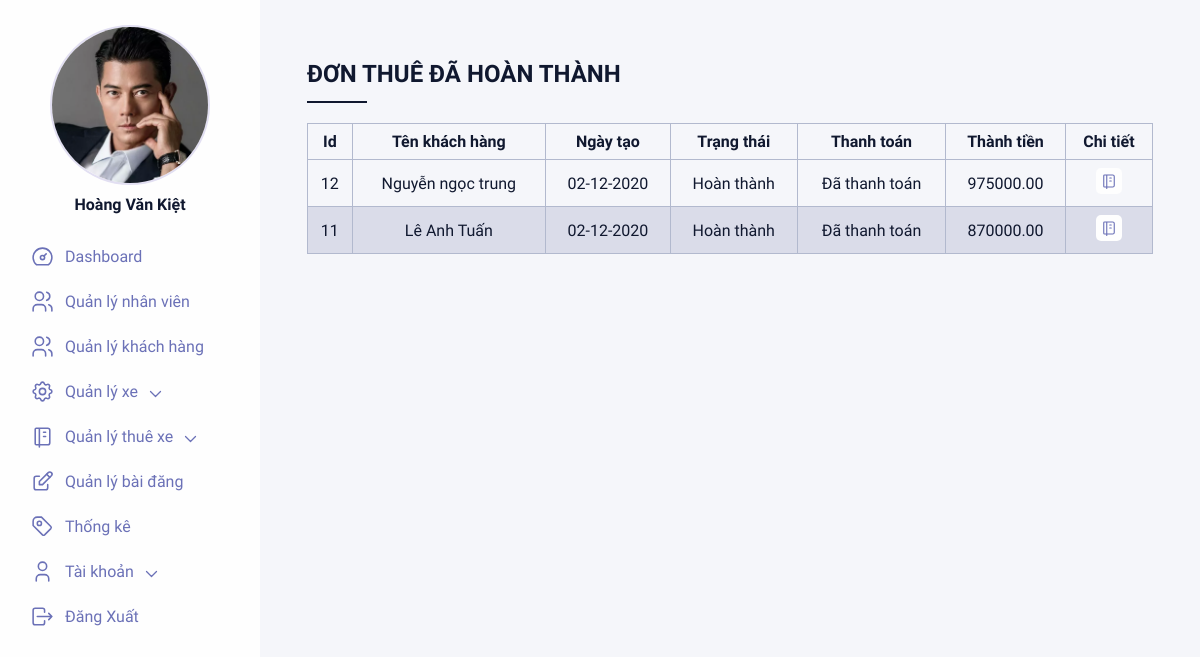
The app's page /Admin/show_order_finish.php (signed in) with its own data.
### tables this page shows
CREATE TABLE `orders` (
  `Id` int(11) NOT NULL,
  `CreatedDate` date NOT NULL,
  `StatusOrder` varchar(50) NOT NULL,
  `StatusPayment` varchar(50) NOT NULL,
  `UserId` int(11) NOT NULL,
  `CustomerId` int(11) NOT NULL
);

CREATE TABLE `customers` (
  `Id` int(11) NOT NULL,
  `CustomerName` varchar(100) NOT NULL,
  `CustomerPhone` varchar(10) NOT NULL,
  `IdentityCard` varchar(9) NOT NULL,
  `Address` text NOT NULL,
  `Birthday` date NOT NULL,
  `Notes` text
);

CREATE TABLE `orderdetails` (
  `Id` int(11) NOT NULL,
  `OrderId` int(11) NOT NULL,
  `CarId` int(11) NOT NULL,
  `NumberDay` decimal(10,1) NOT NULL,
  `UnitPrice` decimal(10,2) NOT NULL
);

### Admin/show_order_finish.php (the view, shortened to what this page needs)
<?php
require('connectDb.php');
$orders = $conn->query("SELECT o.Id as OrderId, od.UnitPrice, o.CustomerId, o.UserId, c.CustomerName, o.CreatedDate, o.StatusOrder, o.StatusPayment, u.UserName, u.FullName
FROM orders o join customers c on o.CustomerId = c.Id
join orderdetails od on od.OrderId = o.Id
join users u on o.UserId = u.Id where o.StatusOrder = 'Hoàn thành' order by o.Id desc")->fetchAll();
?>
<!DOCTYPE html>
<html lang="en">
<head>
    <link rel="stylesheet" href="css/main.css">
</head>
<body>
    <div class="wrapper">
        <div class="container">
            <div class="dashboard">
                <div class="left">
                    <div class="left__content">
                        <?php include('leftmenu.php'); ?>
                    </div>
                </div>
                <div class="right">
                    <div class="right__content">
                        <div class="right__title">Đơn thuê đã hoàn thành</div>
                        <div class="right__table">
                            <div class="right__tableWrapper">
                                <table>
                                    <thead>
                                        <tr>
                                            <th>Id</th>
                                            <th>Tên khách hàng</th>
                                            <th>Ngày tạo</th>
                                            <th>Trạng thái</th>
                                            <th>Thanh toán</th>
                                            <th>Thành tiền</th>
                                            <th>Chi tiết</th>
                                        </tr>
                                    </thead>
                                    <tbody>
                                        <?php for ($i = 0; $i < count($orders); $i++) { ?>
                                            <tr>
                                                <td data-label="Id"><?php echo $orders[$i]['OrderId'] ?></td>
                                                <td data-label="Tên khách hàng"><a target="_blank" href="update_customer.php?Id=<?php echo $orders[$i]['CustomerId'] ?>"><?php echo $orders[$i]['CustomerName'] ?></a></td>
                                                <td data-label="Ngày tạo"><?php echo date("d-m-Y", strtotime($orders[$i]['CreatedDate'])) ?></td>
                                                <td data-label="Trạng thái"><?php echo $orders[$i]['StatusOrder'] ?></td>
                                                <td data-label="Thanh toán"><?php echo $orders[$i]['StatusPayment'] ?></td>
                                                <td data-label="Thành tiền"><?php echo $orders[$i]['UnitPrice'] ?></td>
                                                <td data-label="Chi tiết" class="right__iconTable"><a target="_blank" href="details_order.php?Id=<?php echo $orders[$i]['OrderId'] ?>"><img src="assets/icon-book.svg" alt=""></a></td>
                                            </tr>
                                        <?php } ?>
                                    </tbody>
                                </table>
                            </div>
                        </div>
                    </div>
                </div>
            </div>
        </div>
    </div>
</body>
</html>

### Admin/css/main.css (style rules this page uses)
* { margin: 0; padding: 0; list-style: none; border: 0; -webkit-tap-highlight-color: transparent; text-decoration: none; color: inherit; box-sizing: border-box; }
body { font-family: "Muli", sans-serif; background-color: #e2dff2; }
.wrapper { display: grid; grid-template-columns: 1fr; justify-content: center; align-items: center; height: 100vh; box-sizing: border-box; }
.wrapper .container { width: 100%; max-width: 1440px; height: 100%; margin: 0 auto; transition: all 0.4s ease; overflow: hidden; }
.dashboard { display: flex; background: #f5f6fa; height: 100%; width: 100%; }
.left { background: #fefefe; width: 100%; max-width: 260px; display: flex; justify-content: flex-start; align-items: center; flex-direction: column; transition: all 0.6s 0.2s ease; z-index: 2; overflow-y: scroll; }
.left__content { width: calc(260px - 40px); padding-top: 25px; padding-bottom: 10px; }
.right { width: 100%; height: 100%; overflow-y: scroll; }
.right__content { padding: 60px 5%; }
.right__title { color: #10182f; font-size: 24px; font-weight: bold; text-transform: uppercase; position: relative; padding-bottom: 15px; margin-bottom: 20px; }
.right__title:before { content: ""; position: absolute; width: 60px; height: 2px; background-color: #10182f; bottom: 0; }
.right table { border-collapse: collapse; width: 100%; margin-bottom: 10px; }
.right table td, .right table th { border: 1px solid #b2b9ce; text-align: left; padding: 8px; color: #10182f; }
.right table tr:nth-child(even) { background-color: #dadce9; }
.right table th { text-align: center; }
.right table td { text-align: center; }
.right table td img { width: 60px; border-radius: 2px; }
.right__iconTable { text-align: center !important; }
.right__iconTable img { width: 26px !important; height: 26px; padding: 4px; transition: all 0.2s ease; background-color: #fefefe; border-radius: 5px !important; }

### records on screen
orders: Id "12", CustomerId.CustomerName "Nguyễn ngọc trung", CreatedDate "02-12-2020", StatusOrder "Hoàn thành", StatusPayment "Đã thanh toán", orderdetails.UnitPrice "975000.00"
orders: Id "11", CustomerId.CustomerName "Lê Anh Tuấn", CreatedDate "02-12-2020", StatusOrder "Hoàn thành", StatusPayment "Đã thanh toán", orderdetails.UnitPrice "870000.00"

### other values on screen
$_SESSION['user']['FullName'] "Hoàng Văn Kiệt"
